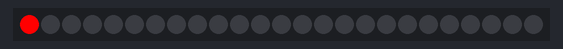
Bench run of a sketch on a simulated Arduino Uno, built with avr-gcc and run on an emulated ATmega328P. Parts: 25 RGB LEDs in strip order, left to right.

Above: at 0.1 s.
At 2.6 s:
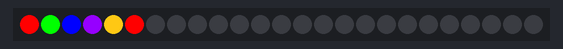
At 5.1 s:
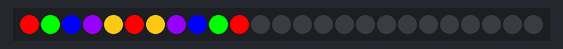

The sketch:

basic_individual_led_strip_test.ino
```cpp
#include <FastLED.h>

#define LED_PIN     6
#define NUM_LEDS    25 /* Het totale nummer van LEDs dat ik wil gebruiken*/
#define BRIGHTNESS  15
#define LED_TYPE    WS2811
#define COLOR_ORDER GRB
CRGB leds[NUM_LEDS];

void setup() {
  FastLED.addLeds<WS2812, LED_PIN, GRB>(leds, NUM_LEDS)
;}

void loop () {

  leds[0] = CRGB(255, 0, 0);
  FastLED.show();
  delay(500);
  leds[1] = CRGB(0, 255, 0);
  FastLED.show();
  delay(500);
  leds[2] = CRGB(0, 0, 255);
  FastLED.show();
  delay(500);
  leds[3] = CRGB(150, 0, 255);
  FastLED.show();
  delay(500);
  leds[4] = CRGB(255, 200, 20);
  FastLED.show();
  delay(500);
  leds[5] = CRGB(255, 0, 0);
  FastLED.show();
  delay(500);
  leds[6] = CRGB(255, 200, 20);
  FastLED.show();
  delay(500);
  leds[7] = CRGB(150, 0, 255);
  FastLED.show();
  delay(500);
  leds[8] = CRGB(0, 0, 255);
  FastLED.show();
  delay(500);
  leds[9] = CRGB(0, 255, 0);
  FastLED.show();
  delay(500);
  leds[10] = CRGB(255, 0, 0);
  FastLED.show();
  delay(500);
}
```
